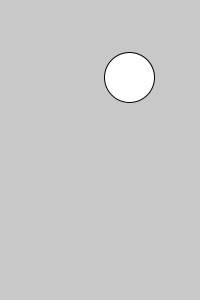
Frame 1 (no input)
Frame 60 (the mouse pressed at the canvas centre just before this capture): identical to frame 1, image omitted
Frame 120 (the mouse held since frame 60 and released just before this capture): identical to frame 1, image omitted

The Processing sketch that drew this single still picture (run headless with seeded random() and noise(); from frame 60 on, the mouse is pressed at the canvas centre):

// Processing sketch: sketch_CoinflipExample
// ── sketch_CoinflipExample.pde
float x;
float y;


void setup() {
  size(200, 300);
  x = random(0, 200);
  y = random(0, 300);
}

void draw() {
  background(200, 200, 200);
  fill(255,255,255);
  circle(x, y, 50);
  
}
